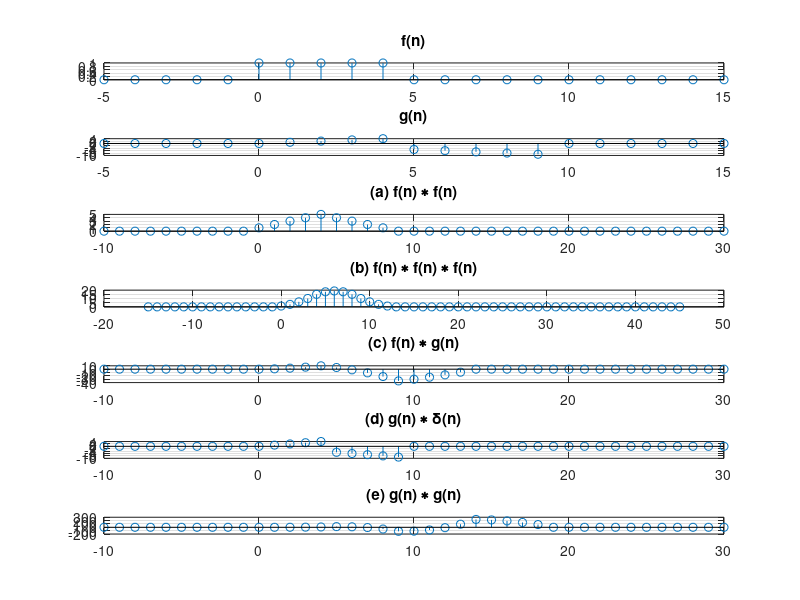

MATLAB code to generate this figure:
clear
close all

n = -5:15 
a = (n >= 0)
b = (n >= 5)
f = a-b
c = (n >= 10)
g = (n.*a)-(2.*n.*b)+(n.*c) 

%%
figure(1)
subplot(7,1,1)

n = -5:15
stem(n,f)
title('f(n)')
grid on

%%

subplot(7,1,2)

n = -5:15
stem(n,g)
title('g(n)')
grid on

%%

subplot(7,1,3)

n = -10:30
q = conv(f, f)
stem(n,q)
title('(a) f(n) ∗ f(n)')
grid on

%%

subplot(7,1,4)
q = conv(f, f)
q_1 = conv(q, f)
n = -15:45
stem(n,q_1)
title('(b) f(n) ∗ f(n) ∗ f(n)')
grid on
%%
subplot(7,1,5)
q = conv(f, g)
n = -10:30
stem(n,q)
title('(c) f(n) ∗ g(n)')
grid on

%%
subplot(7,1,6)
n = -5:15 
d = (n == 0)
q = conv(g, d)
n = -10:30
stem(n,q)
title('(d) g(n) ∗ δ(n)')
grid on

%%
subplot(7,1,7)
q = conv(g, g)
n = -10:30
stem(n,q)
title('(e) g(n) ∗ g(n)')
grid on